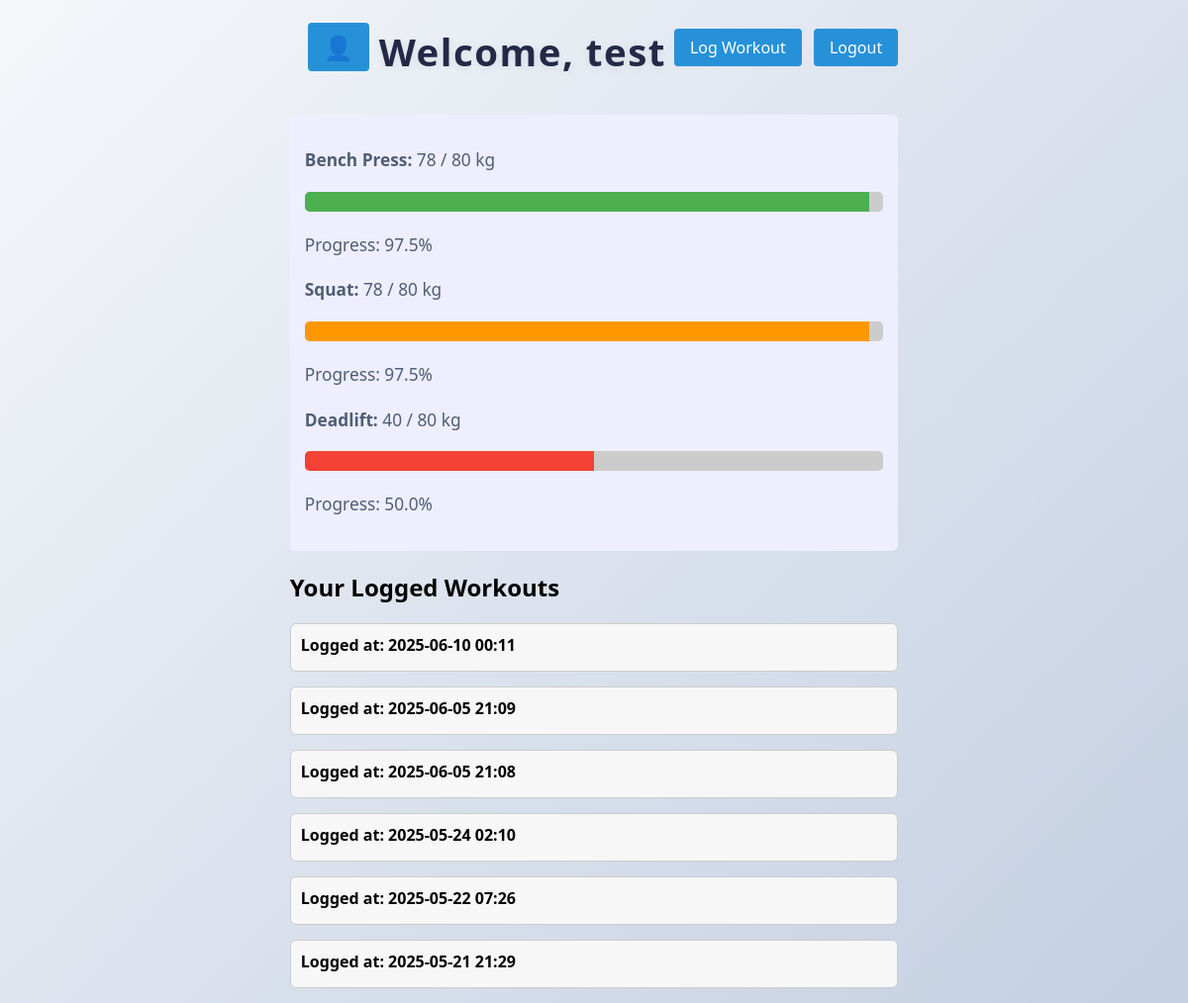
Page /home (signed in) on the earlier database version.
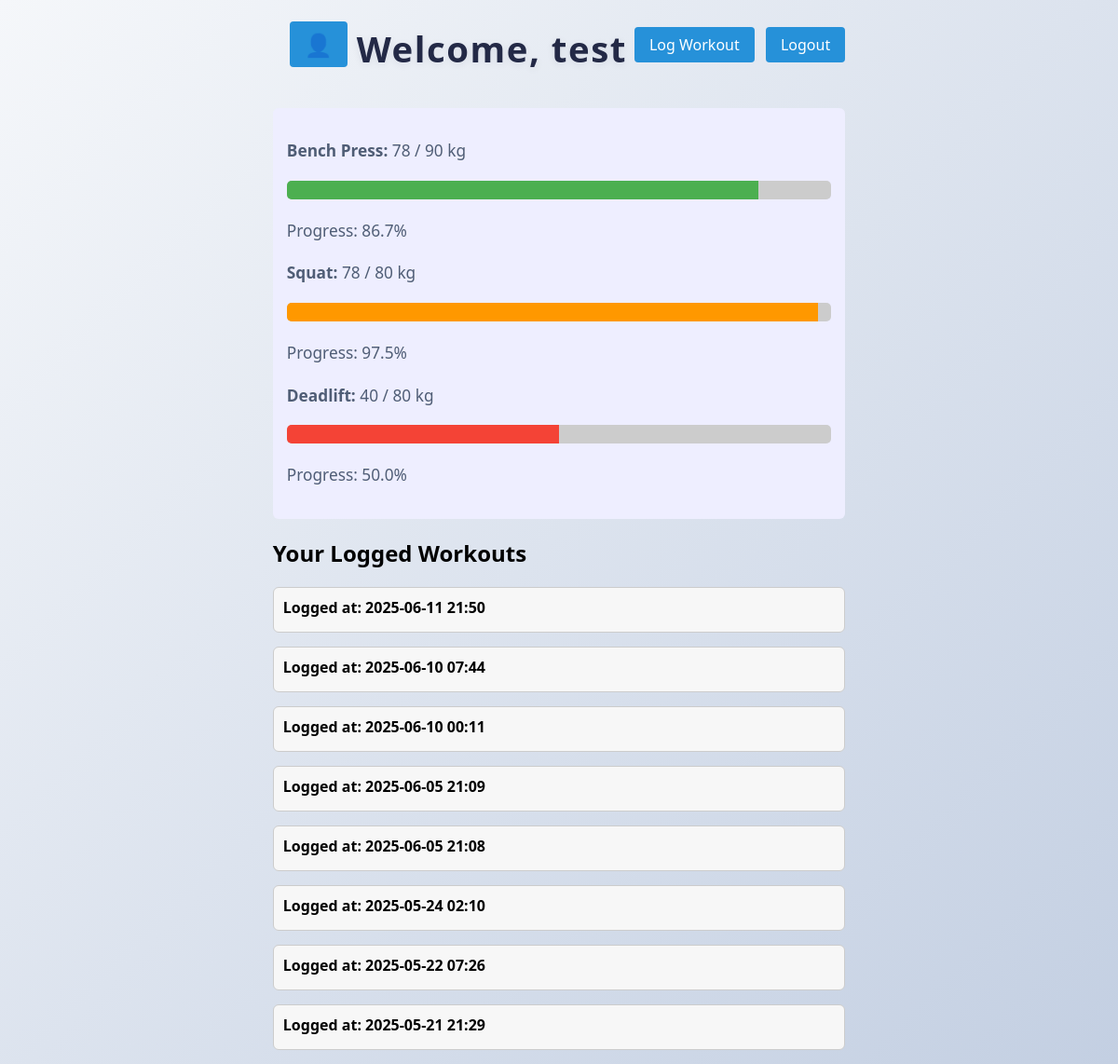
Same page on the later database version.
### workout_tracker/database_models.py (models this page shows)
class User(db.Model):
    __tablename__ = 'Users Table'
    ID = db.Column(db.Integer, primary_key=True)
    Username = db.Column(db.String, unique=True, nullable=False)
    password_hash = db.Column(db.String, nullable=False)
    Join_date = db.Column(db.String)
    instructions = db.Column(db.Text)
    description = db.Column(db.Text)
    bench_goal = db.Column(db.Integer)
    squat_goal = db.Column(db.Integer)
    deadlift_goal = db.Column(db.Integer)
    bench_current = db.Column(db.Integer)
    squat_current = db.Column(db.Integer)
    deadlift_current = db.Column(db.Integer)
    recovery_phrase = db.Column(db.Text)

class UserExercise(db.Model):
    __tablename__ = 'UserExercises'
    ID = db.Column(db.Integer, primary_key=True)
    user_id = db.Column(db.Integer, nullable=False)
    exercise = db.Column(db.String, nullable=False)  # 🔄 was exercise_id
    duration = db.Column(db.Integer)
    intensity = db.Column(db.Integer)
    date_completed = db.Column(db.Integer)
    calories_burned = db.Column(db.Integer)
    notes = db.Column(db.Text)  # Add this line inside the class

### workout_tracker/app.py (the view)
@app.route('/home')
def home():
    if 'user_id' not in session:
        return redirect(url_for('login'))
    user = User.query.get(session['user_id'])
    workouts = (
        UserExercise.query
        .filter_by(user_id=user.ID)
        .order_by(UserExercise.date_completed.desc())
        .all()
    )
    grouped = {}
    for w in workouts:
        key = w.date_completed
        grouped.setdefault(key, {"exercises": [], "meta": w})["exercises"].append(w.exercise)
    return render_template('home_page.html', user=user, grouped_workouts=grouped)

### workout_tracker/app.py (called while the page is built)
@app.template_filter('datetimeformat')
def datetimeformat(value):
    return datetime.fromtimestamp(int(value)).strftime('%Y-%m-%d %H:%M')

### Templates/home_page.html (shortened to what this page needs)
<!DOCTYPE html>
<html lang="en">
<head>
    <link rel="stylesheet" href="{{ url_for('static', filename='css/main_styles.css') }}">
</head>
<body>
<div class="center">
    <div class="top-bar">
        <div class="profile-icon">
            <a href="{{ url_for('profile_settings') }}" title="Edit Profile">👤</a>
        </div>
        <h1>Welcome, {{ user.Username }}</h1>
        <div>
            <a href="{{ url_for('log_workout') }}">Log Workout</a>
            <a href="{{ url_for('logout') }}">Logout</a>
        </div>
    </div>
    <div class="goals-info">
        {% if user.bench_current and user.bench_goal %}
          <p><strong>Bench Press:</strong> {{ user.bench_current }} / {{ user.bench_goal }} kg</p>
          {% set bench_pct = (user.bench_current / user.bench_goal * 100) %}
          <div class="progress-bar">
            <div class="progress-fill" style="width: {{ bench_pct | round(1) }}%; background: #4CAF50;"></div>
          </div>
          <p>Progress: {{ bench_pct | round(1) }}%</p>
        {% endif %}
        {% if user.squat_current and user.squat_goal %}
          <p><strong>Squat:</strong> {{ user.squat_current }} / {{ user.squat_goal }} kg</p>
          {% set squat_pct = (user.squat_current / user.squat_goal * 100) %}
          <div class="progress-bar">
            <div class="progress-fill" style="width: {{ squat_pct | round(1) }}%; background: #FF9800;"></div>
          </div>
          <p>Progress: {{ squat_pct | round(1) }}%</p>
        {% endif %}
        {% if user.deadlift_current and user.deadlift_goal %}
          <p><strong>Deadlift:</strong> {{ user.deadlift_current }} / {{ user.deadlift_goal }} kg</p>
          {% set dl_pct = (user.deadlift_current / user.deadlift_goal * 100) %}
          <div class="progress-bar">
            <div class="progress-fill" style="width: {{ dl_pct | round(1) }}%; background: #F44336;"></div>
          </div>
          <p>Progress: {{ dl_pct | round(1) }}%</p>
        {% endif %}
    </div>
    <h2>Your Logged Workouts</h2>
    {% if grouped_workouts %}
        {% for ts, block in grouped_workouts.items() %}
        <div class="workout-entry">
            <div class="workout-header" onclick="toggleDetails(this)">
                Logged at: {{ ts | datetimeformat }}
            </div>
        </div>
        {% endfor %}
    {% else %}
        <p>No workouts logged yet.</p>
    {% endif %}
</div>
</body>
</html>

Differences in the rows shown:
changed User "test": bench_goal "80" → "90"
added UserExercise: date_completed "2025-06-11 21:50"
added UserExercise: date_completed "2025-06-10 07:44"
Other differences:
{{ bench_pct | round(1) }}: "97.5" → "86.7"
